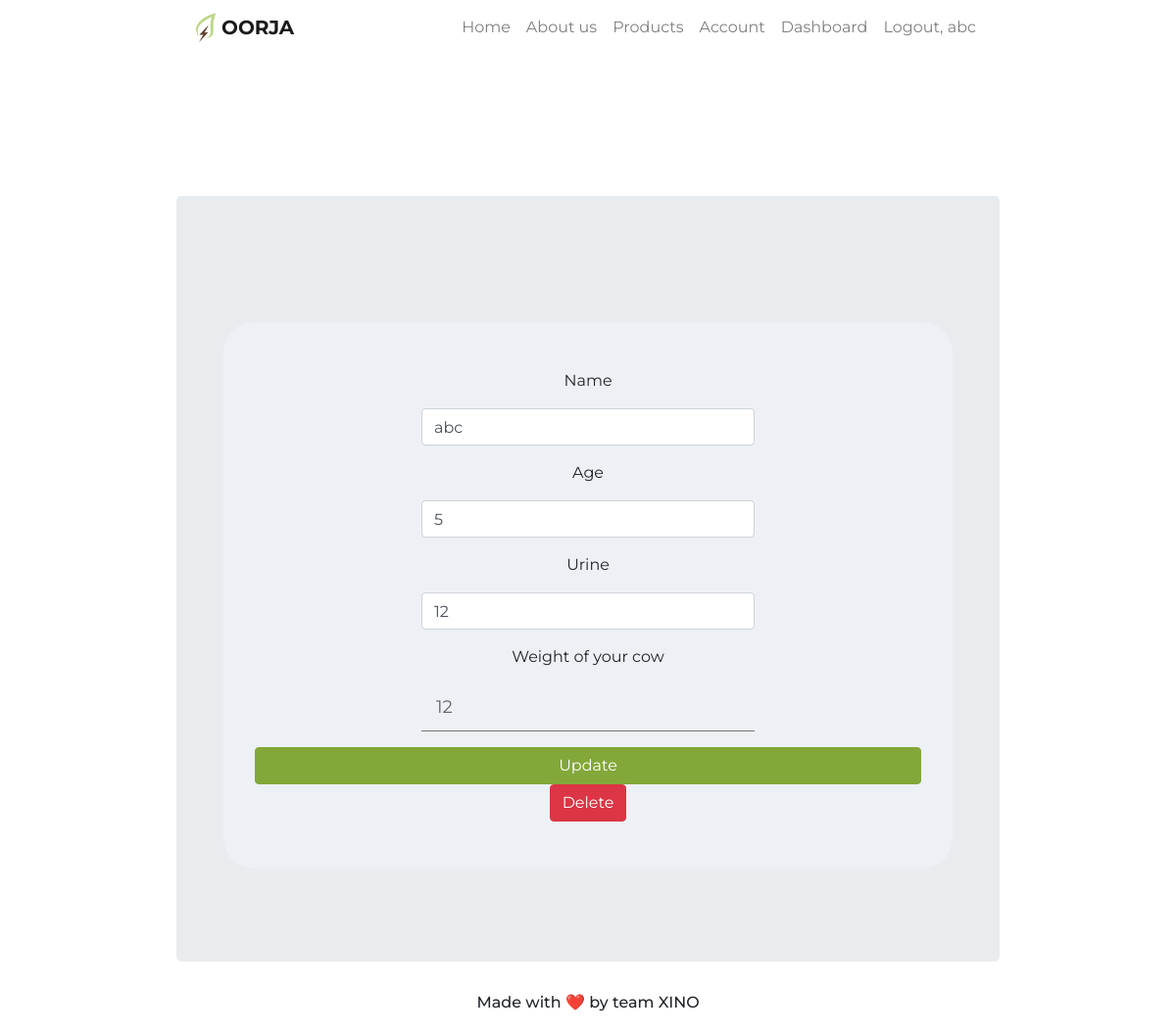
The app's page /cowupdate (signed in) with its own data.
### make/models.py (models this page shows, shortened)
class User(db.Model,UserMixin):
    __tablename__ = 'users'
    id = db.Column(db.Integer,primary_key = True)
    name = db.Column(db.String(64))
    username = db.Column(db.String , unique = True)
    profile_image = db.Column(db.String(64), nullable = False , default = 'user.png')
    email = db.Column(db.String(64),unique = True,index = True)
    password_hash = db.Column(db.String(128))
    cow = db.relationship('Cow' , backref = 'user' , lazy = 'dynamic')

class Cow(db.Model):
    __tablename__ = 'rent'
    id = db.Column(db.Integer , primary_key = True)
    name = db.Column(db.String)
    age = db.Column(db.Integer)
    urine = db.Column(db.Integer)
    weight = db.Column(db.Integer)
    userid = db.Column(db.Integer , db.ForeignKey('users.id'))

### app.py (the view)
@app.route('/cowupdate' , methods = ['GET' , 'POST'])
@login_required
def update():
    cow = Cow.query.first()
    form = UpdateCow()
    if cow is None:
        abort(404)
    elif  current_user.id != cow.user.id:
        abort(403)
    else:
        if form.validate_on_submit():
            cow.name = form.name.data
            cow.age = form.age.data
            cow.urine = form.urine.data
            cow.weight = form.weight.data
            flash('Rent Account Updated')
            db.session.commit()
            return redirect(url_for('all_rental'))
        elif request.method == 'GET':
             form.name.data = cow.name
             form.age.data = cow.age
             form.urine.data = cow.urine
             form.weight.data = cow.weight
        return render_template('update.html' , cow = cow , form = form)

### make/forms.py
class UpdateCow(FlaskForm):
    name = StringField('Name', validators=[DataRequired()])
    age = IntegerField('Age', validators=[DataRequired()])
    urine = IntegerField('Urine' , validators = [DataRequired()])
    weight = IntegerField('Weight of your cow' , validators=[DataRequired()])
    submit = SubmitField('Update')

### make/models.py (called while the page is built)
@login_manager.user_loader
def load_user(user_id):
    return User.query.get(user_id)

### make/templates/update.html (shortened to what this page needs)
{%extends "base.html"%}
{%block content%}
<br><br><br><br><br><br>
<div class="container jumbotron" id="account">
  <div class="container " align ="center">
    <form method="POST" action = "" enctype="multipart/form-data">
      <div class="form-group">
          {{form.name.label(class="form-group")}}
          {{form.name(class="form-control col-md-6")}}
      </div>
      <div class="form-group">
        {{form.age.label(class="form-group")}}
        {{form.age(class="form-control col-md-6")}}
      </div>
      <div class="form-group">
        {{form.urine.label(class="form-group")}}
        {{form.urine(class="form-control col-md-6")}}
      </div>
      <div class="form-group">
        {{form.weight.label(class="form-group")}}
        {{form.weight(class="form-control-file col-md-6")}}
      </div>
      <div class="form-group">
        {{form.submit(class = 'btn btn-primary')}}
        <button type="button" class = "btn btn-danger" data-toggle = 'modal' data-target = "#del">Delete</button>
</div>
</form>
</div>
</div>
{%endblock%}

### make/templates/base.html (shortened to what this page needs)
<!DOCTYPE html>
<html lang="en">
<head>
  <link rel="stylesheet" href="https://stackpath.bootstrapcdn.com/bootstrap/4.5.2/css/bootstrap.min.css"
>
  <link rel="stylesheet" type="text/css" href="{{url_for('static', filename='styles/main.css')}}">
</head>
<body data-spy="scroll" data-target="#navbar">
  <section class="nav-sty">
    <nav class="navbar navbar-expand-lg navbar-light" id="navbar">
      <a class="navbar-brand bold" href="{{url_for('index')}}"><img src="{{ url_for('static', filename='logo.png') }}"
          width="30" height="30" class="d-inline-block align-top" loading="lazy"><b>OORJA</b></a>
      <div class="collapse navbar-collapse" id="navbarText">
        <ul class="navbar-nav ml-auto nav-bg">
          <li class=" nav-item ">
            <a class=" nav-link" href="{{url_for('index')}}">Home</a>
          </li>
          <li class="nav-item">
            <a class="nav-link" href="#abt_us">About us</a>
          </li>
          <li class="nav-item">
            <a class="nav-link" href="#pro">Products</a>
          </li>
          {%if current_user.is_authenticated%}
          <li><a class="nav-link" href="{{url_for('account')}}">Account</a></li>
          <li><a class="nav-link " href="{{url_for('all_cow')}}">Dashboard</a></li>
          <li><a class="nav-link" href="{{ url_for('logout') }}">Logout, {{current_user.username}}</a></li>
          {%endif%}
        </ul>
      </div>
    </nav>
  </section>
  {%block content%} {%endblock%}
  <div class="container">
    <div class="row col justify-content-center" style="margin:0;">
      <h6> Made with <span role="img" aria-label="Red heart">❤️</span> by team XINO</h6>
    </div>
  </div>
</body>
</html>

### make/static/styles/main.css (style rules this page uses)
body { font-family: 'Montserrat', sans-serif; margin: 0; padding:0 180px; }
.container { padding-bottom: 15px; }
form { margin: 4em auto; padding: 3em 2em 2em 2em; background: #edf0f4; border: 1px solid #ebebeb; border-radius: 2em; }
input { font-size: 18px; padding: 10px 10px 10px 5px; -webkit-appearance: none; display: block; background: #edf0f4; color: #636363; width: 100%; border: none; border-radius: 0; border-bottom: 1px solid #757575; }
.btn-primary { background-color: #83A739; border-color: #83A739; }

### records on screen
User: username "abc"
Cow: name "abc", age "5", urine "12", weight "12"
